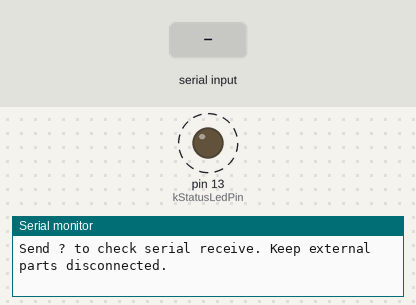
A sketch run on a simulated Arduino Uno, built with avr-gcc and run on an emulated ATmega328P. Shown: output pins drawn as LEDs (lit = HIGH), the last lines printed to the serial monitor. Dashed ring = blinking. The inputs (shaded band) are chosen by the test bench.

Above: at 0.4 s.
At 1.2 s:
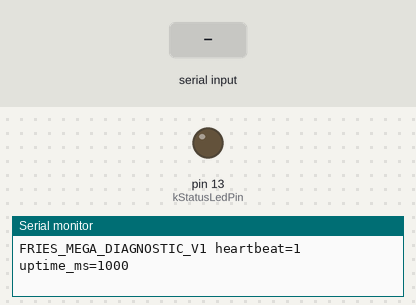
1.3 s: "?" received over Serial
At 2.06 s:
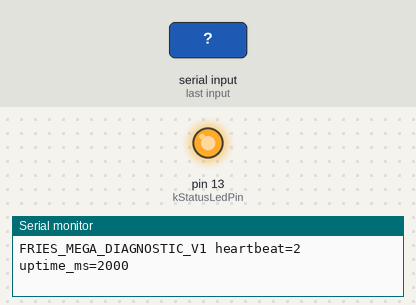
Timing chart, 0 to 10.3 s (numbered marks = the images above; inputs shaded):
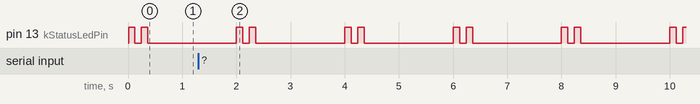

The sketch:

mega_diagnostic.ino
```cpp
/*
 * Automatic Fries Machine — bare Mega diagnostic, version 1.
 *
 * Run only on the Mega 2560 with ALL external components disconnected.
 * USB supplies the board. No motor, driver, LCD or external supply is used.
 *
 * Purpose:
 *   1. Show that our newly uploaded program is executing, using a distinctive
 *      pair of short flashes followed by a pause on the built-in L LED.
 *   2. Send a readable heartbeat over USB serial at 115200 baud.
 *   3. Answer '?' from the serial terminal, allowing a receive-path check.
 *
 * Uses Arduino AVR Boards 1.8.8, no additional libraries.
 * Board target: arduino:avr:mega:cpu=atmega2560.
 * This is a controller diagnostic, not machine-control firmware.
 */

#include <Arduino.h>

// Refuse to build for an accidentally selected Uno, ESP32 or other target.
#if !defined(ARDUINO_AVR_MEGA2560)
#error "Select the Mega 2560: arduino:avr:mega:cpu=atmega2560"
#endif

// Configuration: LED_BUILTIN is digital pin 13 in the Mega board definition.
// Leave pin 13 and all other headers empty during this test.
constexpr uint8_t kStatusLedPin = LED_BUILTIN;
constexpr unsigned long kSerialBaud = 115200UL;
constexpr unsigned long kFlashCycleMs = 2000UL;
constexpr unsigned long kFlashOnMs = 120UL;
constexpr unsigned long kSecondFlashStartMs = 240UL;
constexpr unsigned long kHeartbeatIntervalMs = 1000UL;

unsigned long lastHeartbeatMs = 0;
unsigned long heartbeatCount = 0;

// Each 2-second frame has light ON at 0–119 ms and 240–359 ms.
// millis() measures time since startup. This non-blocking pattern keeps the
// processor available for serial handling between LED changes.
void updateStatusLed(unsigned long nowMs) {
  const unsigned long phaseMs = nowMs % kFlashCycleMs;
  const bool firstFlash = phaseMs < kFlashOnMs;
  const bool secondFlash = phaseMs >= kSecondFlashStartMs &&
                           phaseMs < kSecondFlashStartMs + kFlashOnMs;
  digitalWrite(kStatusLedPin, (firstFlash || secondFlash) ? HIGH : LOW);
}

// A heartbeat is a regularly repeated message showing that the loop still runs.
void sendHeartbeat(unsigned long nowMs) {
  // Unsigned subtraction handles millis() wrapping after roughly 50 days.
  if (nowMs - lastHeartbeatMs < kHeartbeatIntervalMs) {
    return;
  }
  lastHeartbeatMs = nowMs;
  ++heartbeatCount;

  // F() stores constant text in program memory instead of scarce working RAM.
  Serial.print(F("FRIES_MEGA_DIAGNOSTIC_V1 heartbeat="));
  Serial.print(heartbeatCount);
  Serial.print(F(" uptime_ms="));
  Serial.println(nowMs);
}

void handleSerialInput() {
  // Limit work per loop pass so a continuous stream cannot starve the LED.
  if (Serial.available() > 0) {
    const int received = Serial.read();
    if (received == '?') {
      Serial.println(F("FRIES_MEGA_DIAGNOSTIC_V1 ACK: USB serial receive OK"));
    }
    // Newline/other characters are intentionally ignored by this diagnostic.
  }
}

void setup() {
  // Set the output latch LOW before enabling the LED output.
  digitalWrite(kStatusLedPin, LOW);
  pinMode(kStatusLedPin, OUTPUT);
  Serial.begin(kSerialBaud);

  // Do not wait for Serial: this board must keep blinking without a terminal.
  // Opening a serial terminal may reset a Mega, so this startup line can repeat.
  Serial.println(F("FRIES_MEGA_DIAGNOSTIC_V1 boot: Mega2560, USB-only test"));
  Serial.println(F("Expected: two short L flashes, pause; heartbeat each second."));
  Serial.println(F("Send ? to check serial receive. Keep external parts disconnected."));
}

void loop() {
  const unsigned long nowMs = millis();
  updateStatusLed(nowMs);
  sendHeartbeat(nowMs);
  handleSerialInput();
}
```

Measured:
- by itself, pin 13 (kStatusLedPin): repeats every 2.0 s: LOW 0.12 s, HIGH 0.12 s, LOW 1.6 s, HIGH 0.12 s
